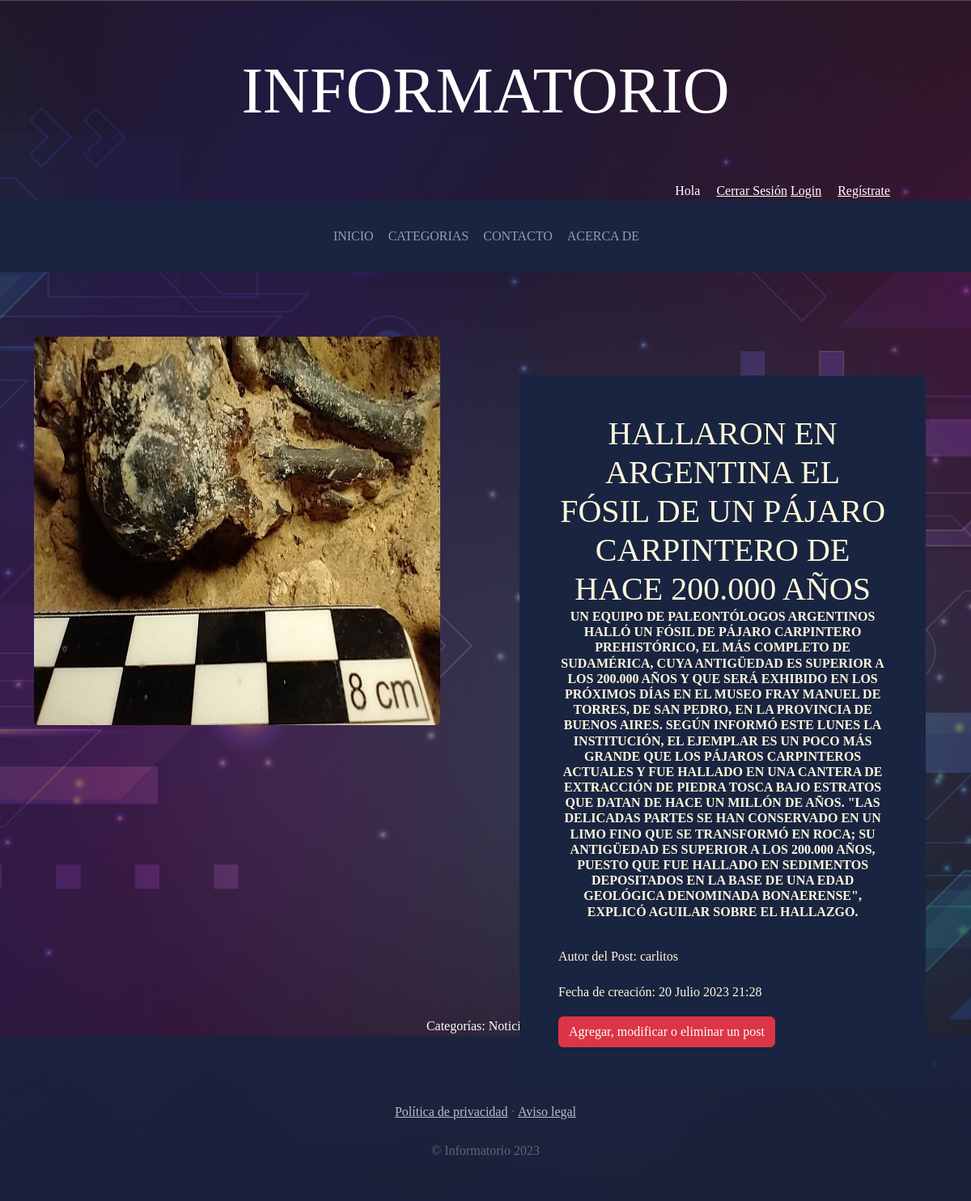
The page //3/ on the database its author committed.
### inicio/models.py (models this page shows, shortened)
class Post(models.Model):
    titulo=models.CharField(max_length=100)
    resumen=models.CharField(max_length=200, null=True)
    contenido=models.TextField()
    imagen=models.ImageField(upload_to='blog', null=True, blank=True)
    autor=models.ForeignKey(User, on_delete=models.CASCADE)
    categorias=models.ManyToManyField(Categoria)
    created=models.DateTimeField(auto_now_add=True)
    updated=models.DateTimeField(auto_now_add=True)
    class Meta:
        verbose_name='post'
        verbose_name_plural='posts'
        ordering= ['-created']

class Categoria(models.Model):
    nombre=models.CharField(max_length=50)
    created=models.DateTimeField(auto_now_add=True)
    updated=models.DateTimeField(auto_now_add=True)
    class Meta:
        verbose_name='categoria'
        verbose_name_plural='categorias'

### inicio/views.py (the view)
# urls.py: path('', views.categoria, name='Categoria'),
def categoria(request, categoria_id):
    categoria=Categoria.objects.get(id=categoria_id)
    posts=Post.objects.filter(categorias=categoria)
    created=Post.objects.order_by('-created')
    return render(request, "categoria/categoria.html/", {"categoria": categoria, "posts": posts , 'created':created})

### categoria/templates/categoria/categoria.html (shortened to what this page needs)
{% extends 'inicio/base.html' %}
{% load static %}
{% block content %}
    {% for post in posts %}
    <section class="page-section clearfix" style="margin-bottom: 30%;">
        <div class="container">
          <div class="intro">
            <img class="intro-alter-img img-fluid mb-3 mb-lg-0 rounded" src="{{post.imagen.url}}" alt="" style="width: 45%;">
            <div class="intro-text left-0 text-center bg-faded p-5 rounded">
              <h2 class="section-heading mb-4" >
                <span class="section-heading-upper">{{post.titulo}}</span>
                <span class="section-heading-lower">{{post.contenido}}</span>
              </h2>
              <div style="text-align: left; font-size: 1em;">
                <p class="section-heading-upper" style="margin-right: 50px;">Autor del Post: {{post.autor}}</p>
                <p class="section-heading-upper" style="margin-right: 50px;">Fecha de creación: {{post.created}}</p>
                <a name="" id="" class="btn btn-danger" href="http://127.0.0.1:8000/admin/inicio/post/" role="button">Agregar, modificar o eliminar un post</a>
              </div>
            </div>
          </div>
        </div>
      </section>
    {% endfor %}
    <section>
        <div style="width: 75%; margin: auto; text-align: center; color: white;">
            Categorías:
            {% for post in posts %}
              {% for categoria in post.categorias.all %}
                {{categoria.nombre}} &nbsp;&nbsp;&nbsp;
              {% endfor %}
            {% endfor %}
        </div>
    </section>
{% endblock %}

### inicio/static/css/gestion.css (style rules this page uses)
body { font-family: 'Lora'; background: linear-gradient(rgba(47, 23, 15, 0.65), rgba(47, 23, 15, 0.65)), url("../img/fondo.jpg"); background-attachment: fixed; background-position: center; background-size: cover; }
h1, h2, h3, h4, h5, h6 { font-family: 'Raleway'; }
p { line-height: 1.75; }
.page-section { margin-top: 5rem; margin-bottom: 5rem; }
.section-heading { text-transform: uppercase; }
.section-heading .section-heading-lower { display: block; font-size: 1rem; font-weight: 800; padding-bottom:.5rem; }
.section-heading .section-heading-upper { display: block; font-size: 2.5rem; font-weight: 100; }
.bg-faded { background-color: rgba(255, 255, 255, 0.851); }
.intro { position: relative; }
@media (min-width: 992px) { .intro .intro-alter-img { width: 100%; height: 60%; float: left; } }
@media (min-width: 992px) { .intro .intro-text { left: 600; width: 60%; margin-top: 3rem; background-color: rgba(25, 36, 64); color: cornsilk; position: absolute; } }
@media (min-width: 1200px) { .intro .intro-text { width: 45%; } }
.btn { box-shadow: 0px 3px 3px 0px rgba(33, 37, 41, 0.1); }

### rows shown on the page
Post: imagen (picture), titulo "HALLARON EN ARGENTINA EL FÓSIL DE UN PÁJARO CARPINTERO DE HACE 200.000 AÑOS", contenido "UN EQUIPO DE PALEONTÓLOGOS ARGENTINOS HALLÓ UN FÓSIL DE PÁJARO CARPINTERO PREHISTÓRICO, EL MÁS COMPLETO DE SUDAMÉRICA, CUYA ANTIGÜEDAD ES SUPERIOR A LOS 200.000 AÑOS Y QUE SERÁ EXHIBIDO EN LOS PRÓXIMOS DÍAS EN EL MUSEO FRAY MANUEL DE TORRES, DE SAN PEDRO, EN LA PROVINCIA DE BUENOS AIRES. SEGÚN INFORMÓ ESTE LUNES LA INSTITUCIÓN, EL EJEMPLAR ES UN POCO MÁS GRANDE QUE LOS PÁJAROS CARPINTEROS ACTUALES Y FUE HALLADO EN UNA CANTERA DE EXTRACCIÓN DE PIEDRA TOSCA BAJO ESTRATOS QUE DATAN DE HACE UN MILLÓN DE AÑOS. \"LAS DELICADAS PARTES SE HAN CONSERVADO EN UN LIMO FINO QUE SE TRANSFORMÓ EN ROCA; SU ANTIGÜEDAD ES SUPERIOR A LOS 200.000 AÑOS, PUESTO QUE FUE HALLADO EN SEDIMENTOS DEPOSITADOS EN LA BASE…", autor "carlitos", created "20 Julio 2023 21:28"
Categoria: nombre "Noticias"
